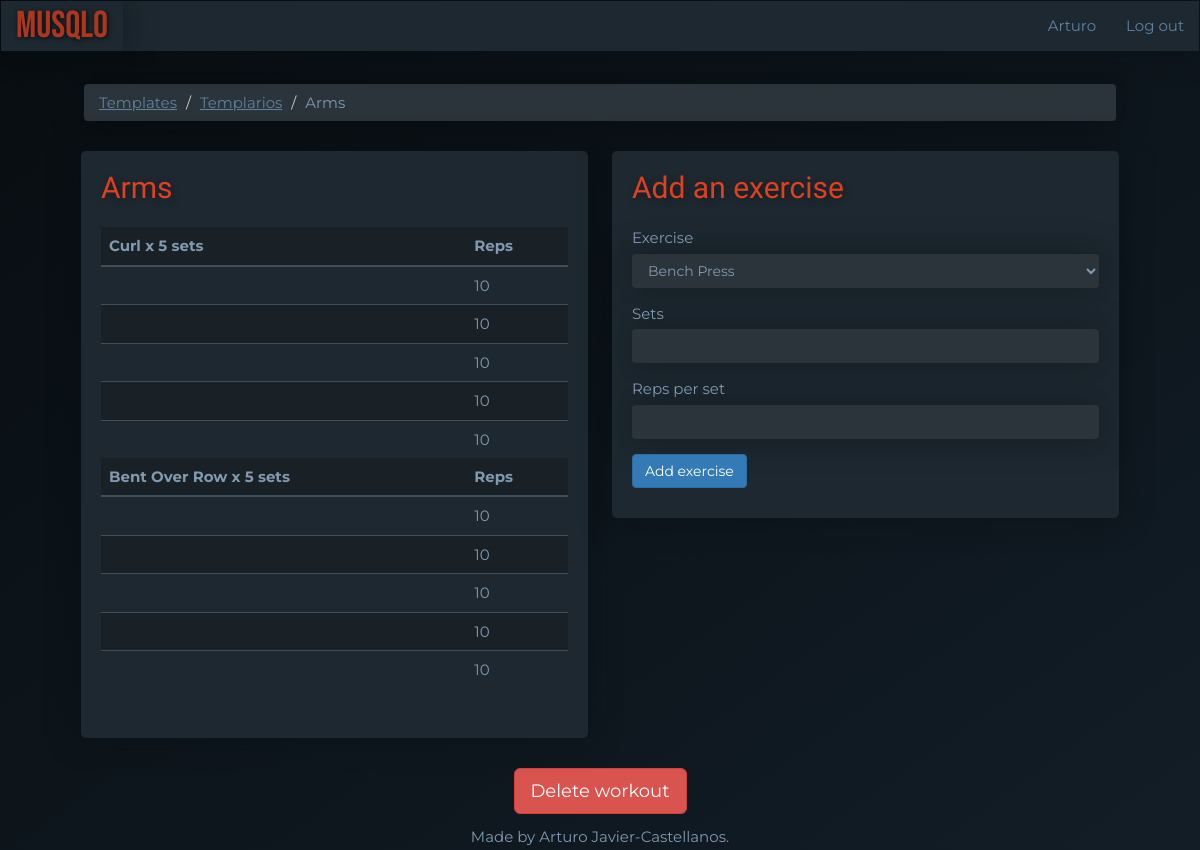
/workout-templates/1 (signed in), run on the app's committed database.
### main.py (models this page shows)
class User(UserMixin, db.Model):
    __tablename__ = "users"
    id = Column(Integer, primary_key=True)
    email = Column(String(100), unique=True)
    password = Column(String(100))
    name = Column(String(100))
    program_templates = relationship("ProgramTemplate", back_populates="user")
    programs = relationship("Program", back_populates="user")

class ProgramTemplate(db.Model):
    __tablename__ = "programTemplates"
    id = Column(Integer, primary_key=True)
    user_id = Column(Integer, ForeignKey("users.id"))
    user = relationship("User", back_populates="program_templates")
    name = Column(String(250), nullable=False)
    workout_templates = relationship("WorkoutTemplate", back_populates="parent_program_template")

class WorkoutTemplate(db.Model):
    __tablename__ = "workoutTemplates"
    id = Column(Integer, primary_key=True)
    name = Column(String(250), nullable=False)
    program_template_id = Column(Integer, ForeignKey("programTemplates.id"))
    parent_program_template = relationship("ProgramTemplate", back_populates="workout_templates")
    exercise_templates = relationship("ExerciseTemplate", back_populates="parent_workout_template")
    days = relationship('Day',
                        secondary="workoutdays",
                        back_populates="workout_templates")

class ExerciseTemplate(db.Model):
    __tablename__ = "exerciseTemplates"
    id = Column(Integer, primary_key=True)
    type = Column(String(200), nullable=False)
    workout_template_id = Column(Integer, ForeignKey("workoutTemplates.id"))
    parent_workout_template = relationship("WorkoutTemplate", back_populates="exercise_templates")
    set_templates = relationship("SetTemplate", back_populates="parent_exercise_template")

class SetTemplate(db.Model):
    __tablename__ = "setTemplates"
    id = Column(Integer, primary_key=True)
    reps = Column(Integer, nullable=False)
    exercise_id = Column(Integer, ForeignKey("exerciseTemplates.id"))
    parent_exercise_template = relationship("ExerciseTemplate", back_populates="set_templates")

### main.py (the view, shortened to what this page needs)
@app.route("/workout-templates/<int:workout_template_id>", methods=["GET", "POST"])
@protect_workout_template
def show_workout_template(workout_template_id):
    current_workout_template = WorkoutTemplate.query.get(workout_template_id)
    add_exercise_form = AddExerciseForm()
    return render_template("show-workout-template.html", workout=current_workout_template, form=add_exercise_form)

### forms.py
class AddExerciseForm(FlaskForm):
    type = SelectField("Exercise", choices=exercises)
    sets = IntegerField("Sets", validators=[DataRequired()])
    reps_per_set = IntegerField("Reps per set", validators=[DataRequired()])
    add = SubmitField("Add exercise")

### main.py (called while the page is built)
@login_manager.user_loader
def load_user(user_id):
    try:
        return User.query.get(int(user_id))
    except ValueError:
        return None

def protect_workout_template(f):
    @wraps(f)
    def decorated_function(workout_template_id, *args, **kwargs):
        requested_workout_template = WorkoutTemplate.query.get(workout_template_id)
        if requested_workout_template.parent_program_template.user_id != current_user.id:
            return abort(403)
        return f(workout_template_id, *args, **kwargs)
    return decorated_function

### templates/show-workout-template.html
{% extends 'bootstrap/base.html' %}
{% import "bootstrap/wtf.html" as wtf %}
{% block content %}
{% include "header.html" %}
    <ol class="breadcrumb">
      <li><a href="{{url_for('dashboard')}}">Templates</a></li>
     <li><a href="{{url_for('show_program_template', program_template_id=workout.parent_program_template.id)}}">{{workout.parent_program_template.name}}</a></li>
      <li class="active">{{ workout.name }}</li>
    </ol>
    <div class="row">
        <div class="col-lg-6">
            <div class="card">
                <h2 class="card-title">{{ workout.name }}</h2>
                <table class="table">
                    {% for exercise in workout.exercise_templates: %}
                        <thead>
                            <tr>
                                <th scope="col">{{exercise.type}} x {{ exercise.set_templates|count }} sets</th>
                                <th scope="col">Reps</th>
                            </tr>
                        </thead>
                        <tbody>
                        {% for set in exercise.set_templates|reverse: %}
                            <tr>
                                <td></td>
                                <td>{{set.reps}}</td>
                            </tr>
                        {% endfor %}
                        </tbody>
                    {% endfor %}
                </table>
            </div>
        </div>
        <div class="col-lg-6">
             <div class="card">
                <h2 class="card-title">Add an exercise</h2>
                {{ wtf.quick_form(form, novalidate=True, button_map={"add": "primary"}) }}
             </div>
        </div>
    </div>
    <div class="text-center">
        <a class="btn btn-lg btn-danger" href="{{url_for('delete_workout_template', workout_template_id=workout.id)}}">Delete workout</a>
    </div>
{% include "footer.html" %}
{% endblock %}

### templates/header.html (shortened to what this page needs)
<!DOCTYPE html>
<html lang="en">
<head>
    <link href="{{ url_for('static', filename='css/styles.css')}}" rel="stylesheet">
</head>
<body>
<div id="wrap">
<nav class="navbar navbar-inverted" role="navigation">
  <div class="navbar-header">
    <a class="navbar-brand" href="{{url_for('home')}}">MUSQLO</a>
  </div>
  <div class="collapse navbar-collapse" id="navbar-links">
  <ul class="nav navbar-nav navbar-right">
    {% if current_user.is_authenticated: %}
    <li><a href="{{url_for('user')}}">{{ current_user.name }}</a></li>
    <li><a href="{{url_for('logout')}}">Log out</a></li>
    {% else: %}
    <li><a href="{{ url_for('home',_anchor='login') }}">Log in</a></li>
    <li><a href="{{ url_for('register') }}">Register</a></li>
    {% endif %}
  </ul>
  </div>
</nav>
<div id="main">
<div class="container-fluid">

### static/css/styles.css (style rules this page uses)
body { font-family: 'Montserrat', sans-serif; font-size: 1.5rem; color: #819ab1; background: linear-gradient(to bottom right, #080d11, #121d26) fixed; }
.container-fluid { padding: 1% 7%; }
.card { background-color: #1d2830; border-radius: 5px; box-shadow: 0px 0 30px rgba(8, 13, 17, 0.5); padding: 0 20px 30px; margin-bottom: 30px; }
.breadcrumb { background-color: #2b343b; box-shadow: 0px 0 30px rgba(8, 13, 17, 0.5); margin-bottom: 30px; }
.breadcrumb > .active { font-family: 'Montserrat', sans-serif; color: #819ab1; }
.breadcrumb a { color: #61819e; text-decoration: underline; }
.card-title { font-family: 'Cairo', sans-serif; font-size: 3rem; color: #df4020; padding: 20px 0 15px; margin: 0 0 8px 0; text-shadow: 2px 3px 8px rgba(0, 0, 0, .3); }
.col-lg-6 { padding: 0 12px; }
label { font-weight: 400; }
.form-control { color: #819ab1; background-color: #2b343b; border: 0; box-shadow: 0px 0 30px rgba(8, 13, 17, 0.5); }
.navbar-collapse { font-family: 'Montserrat', sans-serif; background-color: #1d2830; box-shadow: 0px 0 30px rgba(8, 13, 17, 0.5); }
.navbar-collapse a { color: #61819e; }
.navbar-header { font-family: 'Montserrat', sans-serif; background-color: #1d2830; box-shadow: 0px 0 30px rgba(8, 13, 17, 0.5); }
.navbar-header a { color: #61819e; }
.navbar-inverted > .navbar-header > .navbar-brand { font-family: 'Bebas Neue', cursive; color: #ad361f; font-size: 2.5em; text-shadow: 1px 1px 5px rgba(0, 0, 0, .7); }
.table tr:nth-child(even) td { background-color: #1a2126; }
.table > thead > tr > th { background-color: #1a2126; border-bottom: 2px solid #404e59; border-top: 0; }
.table > tbody > tr > td { border-color: #404e59; }
html, body { height: 100%; }
#wrap { min-height: 100%; }
#main { overflow:auto; padding-bottom: 2%; }

### data on the page
User: name "Arturo"
ProgramTemplate: parent_program_template.name "Templarios"
WorkoutTemplate: name "Arms"
ExerciseTemplate: type "Curl", set_templates|count "5"
SetTemplate: reps "10"
SetTemplate: reps "10"
SetTemplate: reps "10"
SetTemplate: reps "10"
SetTemplate: reps "10"
ExerciseTemplate: type "Bent Over Row", set_templates|count "5"
SetTemplate: reps "10"
SetTemplate: reps "10"
SetTemplate: reps "10"
SetTemplate: reps "10"
SetTemplate: reps "10"
